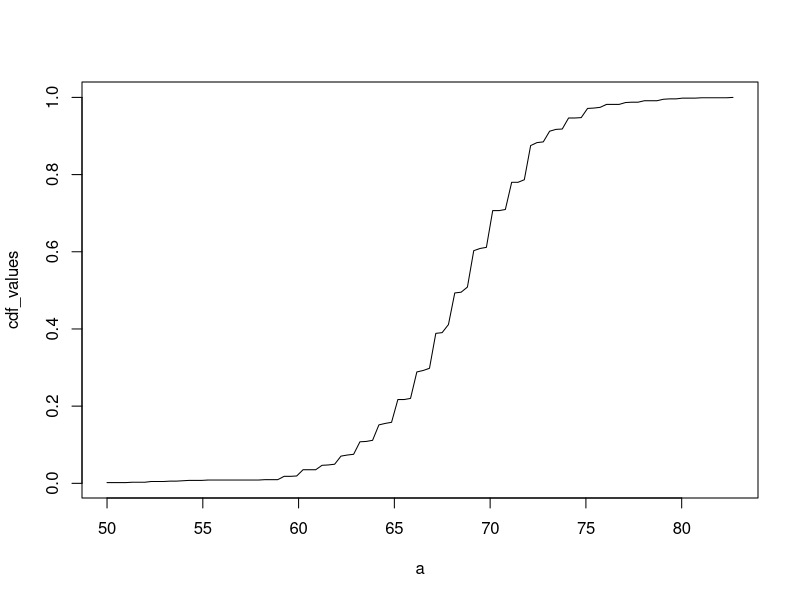

Here is the R script that generated this plot: (Note: this script raises an error after producing the figure.)
library(dslabs)
data("heights")

table(heights$sex)

prop.table(table(heights$sex))

# cdf for the dataset of heights:
  
a <- seq(min(heights$height), max(heights$height), length = 100)    

cdf_function <- function (x) {    
  mean(heights$height <= x)
}
cdf_values <- sapply(a, cdf_function)
plot(a, cdf_values, type="l")


# calculating mean and sd in heights
average <- mean(heights$height)
SD <- sd(heights$height)
avg
sd

#standard units function


z <- function(x) {
  (x-average)/SD
}

#standard units for the smallest height in the dataset

z(min(x))

z(max(x))

z(average)

# You can compute the proportion of observations that are within 2 standard 
# deviations of the mean like this:

x <- heights$height
z <- scale(x)
mean(abs(z) < 2)


library(tidyverse)
library(dslabs)
data(heights)


x <- heights %>% filter(sex=="Male") %>% pull(height)


# We can estimate the probability that a male is taller than 70.5 inches with:

1 - pnorm(70.5, mean(x), sd(x))

# plot distribution of exact heights in data

plot(prop.table(table(x)), xlab = "a = Height in inches", ylab = "Pr(x = a)")

# Load the height data set and create a vector x with just the male heights:

library(dslabs)
data(heights)
x <- heights$height[heights$sex == "Male"]


# What proportion of the data is between 69 and 72 inches (taller than 69 but shorter or equal to 72)? A proportion is between 0 and 1.

mean(x>69&x<=72)

# Suppose you only have avg and stdev below, but no access to x, can you approximate the proportion of the data that is between 69 and 72 inches?

pnorm(72,avg,stdev)-pnorm(69,avg,stdev)

# not accurate when going to extreme, e.g. estimating proportion of heights between 79 and 81

x <- heights$height[heights$sex == "Male"]
exact <- mean(x > 79 & x <= 81)
avg <- mean(x)
sd <- sd(x)
approx <- pnorm(81,avg,sd)-pnorm(79,avg,sd)

exact/approx
